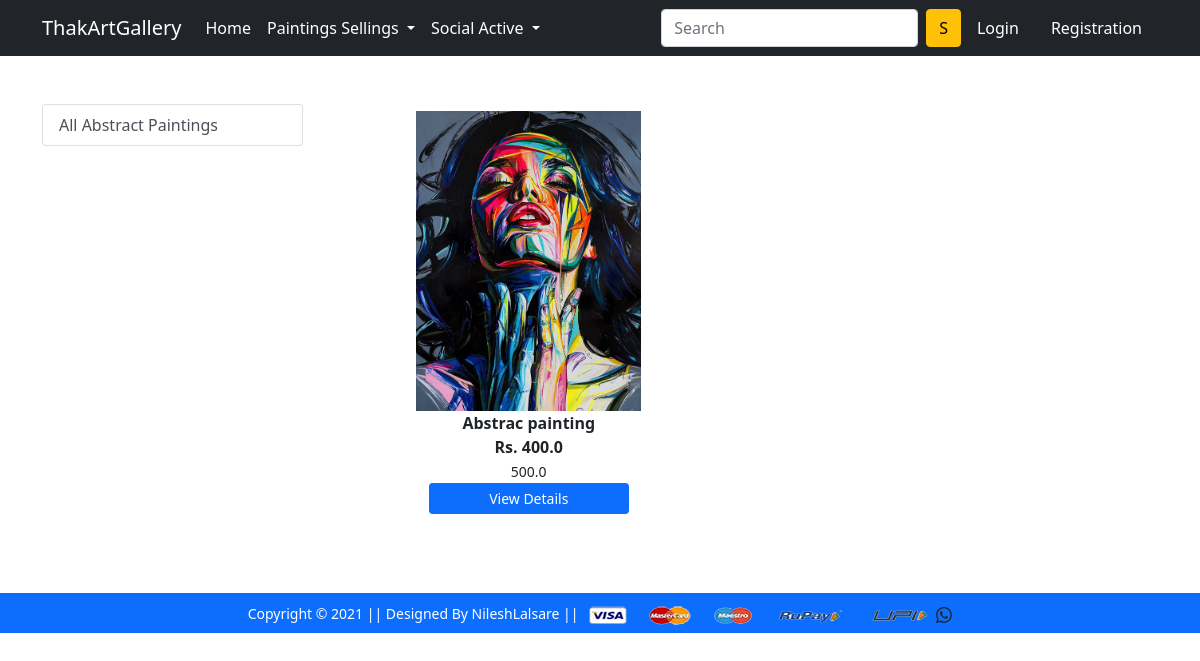
The page /abstract/ on the database its author committed.
### app/models.py (models this page shows, shortened)
class Product(models.Model):
    title = models.CharField(max_length=100)
    selling_price = models.FloatField()
    discounted_price = models.FloatField()
    description = models.TextField()
    brand = models.CharField(max_length=100)
    category = models.CharField(choices=CATEGORY_CHOICES, max_length=2)
    product_image = models.ImageField(upload_to='productimg')

### app/views.py (the view)
# urls.py: path('abstract/', views.abstract_paintings, name='abstract'),
def abstract_paintings(request):
    abstract_paintings = Product.objects.filter(category='A')
    return render(request, "app/absract.html", {'abstract':abstract_paintings})

### app/templates/app/absract.html (shortened to what this page needs)
{% extends 'app/base.html' %}
{% load static %}
{% block main-content %}
<div class="container my-5">
 <div class="row">
  <div class="col-sm-3">
      <div class="list-group">
          <a href="{% url 'abstract' %}" class="list-group-item list-group-item-action" aria-current="true">All Abstract Paintings</a>
      </div>
  </div>
  <div class="col-sm-9">
      <div class="row">
        {% for a in abstract %}
          <div class="col-sm-6 text-center mb-4">
              <a href="{% url 'product-detail' a.id %}" class="btn">
                  <div class="item">
                      <img src="{{a.product_image.url}}" alt="" height="300" class="">
                      <div class="fw-bold">{{a.title}}</div>
                      <div class="fw-bold">Rs. {{a.discounted_price}}</div>
                      <small class="fw-light text-decorarion-line-through">{{a.selling_price}}</small>
                  </div>
                  <button type="button" class="btn btn-primary btn-sm" style="width: 200px;">View Details</button>
              </a>
          </div>
        {% endfor %}
      </div>
  </div>
 </div>
</div>
{% endblock main-content %}

### rows shown on the page
Product: product_image (picture), title "Abstrac painting", discounted_price "400.0", selling_price "500.0"
